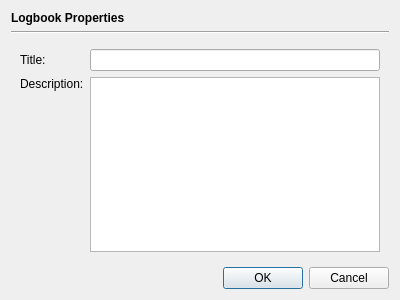
<?xml version="1.0" encoding="UTF-8"?>
<ui version="4.0">
 <class>LogbookPropertiesDialog</class>
 <widget class="QDialog" name="LogbookPropertiesDialog">
  <property name="geometry">
   <rect>
    <x>0</x>
    <y>0</y>
    <width>400</width>
    <height>300</height>
   </rect>
  </property>
  <property name="windowTitle">
   <string>Dialog</string>
  </property>
  <layout class="QVBoxLayout" name="verticalLayout">
   <item>
    <widget class="QLabel" name="label">
     <property name="font">
      <font>
       <weight>75</weight>
       <bold>true</bold>
      </font>
     </property>
     <property name="text">
      <string>Logbook Properties</string>
     </property>
    </widget>
   </item>
   <item>
    <widget class="Line" name="line">
     <property name="orientation">
      <enum>Qt::Horizontal</enum>
     </property>
    </widget>
   </item>
   <item>
    <widget class="QWidget" name="widget" native="true">
     <layout class="QGridLayout" name="gridLayout">
      <item row="0" column="1">
       <widget class="QLineEdit" name="titleField"/>
      </item>
      <item row="0" column="0">
       <widget class="QLabel" name="label_2">
        <property name="text">
         <string>Title:</string>
        </property>
       </widget>
      </item>
      <item row="1" column="0">
       <widget class="QLabel" name="label_3">
        <property name="text">
         <string>Description:</string>
        </property>
        <property name="alignment">
         <set>Qt::AlignLeading|Qt::AlignLeft|Qt::AlignTop</set>
        </property>
       </widget>
      </item>
      <item row="1" column="1">
       <widget class="QPlainTextEdit" name="descriptionField"/>
      </item>
     </layout>
    </widget>
   </item>
   <item>
    <widget class="QDialogButtonBox" name="buttonBox">
     <property name="orientation">
      <enum>Qt::Horizontal</enum>
     </property>
     <property name="standardButtons">
      <set>QDialogButtonBox::Cancel|QDialogButtonBox::Ok</set>
     </property>
    </widget>
   </item>
  </layout>
 </widget>
 <resources/>
 <connections>
  <connection>
   <sender>buttonBox</sender>
   <signal>accepted()</signal>
   <receiver>LogbookPropertiesDialog</receiver>
   <slot>accept()</slot>
   <hints>
    <hint type="sourcelabel">
     <x>248</x>
     <y>254</y>
    </hint>
    <hint type="destinationlabel">
     <x>157</x>
     <y>274</y>
    </hint>
   </hints>
  </connection>
  <connection>
   <sender>buttonBox</sender>
   <signal>rejected()</signal>
   <receiver>LogbookPropertiesDialog</receiver>
   <slot>reject()</slot>
   <hints>
    <hint type="sourcelabel">
     <x>316</x>
     <y>260</y>
    </hint>
    <hint type="destinationlabel">
     <x>286</x>
     <y>274</y>
    </hint>
   </hints>
  </connection>
 </connections>
</ui>
